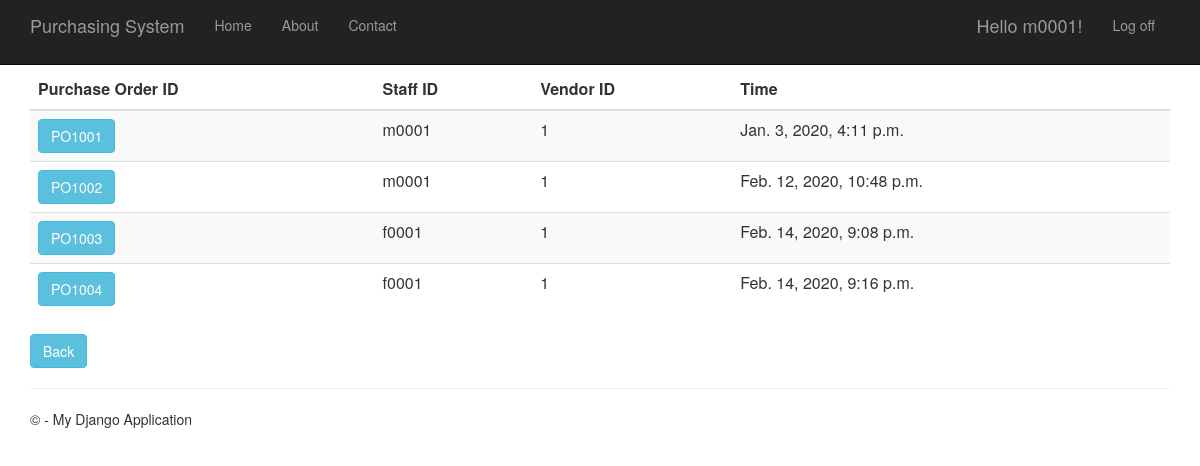
Page /purchaseorderhistory (signed in) on the committed database.
### PurchaseOrder/models.py (models this page shows, shortened)
class PurchaseOrder(models.Model):
    purchase_order_id = models.CharField(primary_key=True, max_length=10)
    shipping_instructions = models.TextField()
    time_created = models.DateTimeField()
    description = models.TextField(null=True,default=None, blank=True)
    total_price = models.DecimalField(max_digits=10, decimal_places=2, default=Decimal('0.00'))
    person_id = models.ForeignKey(Person)
    vendor_id = models.ForeignKey(Vendor)
    quotation_id = models.OneToOneField(Quotation)

### app/models.py (models this page shows, shortened)
class Person(models.Model):
    user_id = models.OneToOneField(User)
    person_id = models.CharField(primary_key=True, max_length=10)
    person_name = models.TextField()
    person_address = models.TextField()
    person_phone_number = models.TextField()
    person_role = models.TextField(default = 'EMPLOYEE')

class Vendor(models.Model):
    vendor_id = models.CharField(primary_key=True, max_length=10)
    vendor_name = models.TextField()
    vendor_phone_number = models.TextField()
    vendor_address = models.TextField()
    vendor_email = models.TextField()
    def __str__(self):
        return str(self.vendor_id)

### PurchaseOrder/views.py (the view)
# urls.py: url(r'^purchaseorderhistory', PurchaseOrder.views.purchaseorderhistory, name="purchase_order_history"),
def purchaseorderhistory(request):
    purchase_orders = PurchaseOrder.objects.all()
    context = {
            'title':'Purchase Order History',
            'rows':purchase_orders
        }
    return render(request,'PurchaseOrder/purchaseorderhistory.html',context)

### PurchaseOrder/templates/PurchaseOrder/purchaseorderhistory.html
{% extends "app/layout.html" %}
{% block content %}
<div class="purcahseorderhistory" >
    <form action="purchaseorderhistorydetails" method="GET">
        <table class="table table-striped">
          <thead>
            <tr>
              <th scope="col" class="fontlabel">Purchase Order ID</th>
              <th scope="col" class="fontlabel">Staff ID</th>
              <th scope="col" class="fontlabel">Vendor ID</th>
              <th scope="col" class="fontlabel">Time</th>
            </tr>
          </thead>
          <tbody>
              {% for r in rows %}
            <tr>
                 <td><button type="submit" name="po_id" value="{{r.purchase_order_id}}" class="btn btn-info" >{{r.purchase_order_id}}</button></td>
                 <td>{{r.person_id.person_id}}</td>
                 <td>{{r.vendor_id}}</td>
                 <td>{{r.time_created}}</td>
            </tr>
              {% endfor %}
          </tbody>
        </table>
    </form>
    <form action="menu">
        <div class="">
            <button type="submit" class="btn btn-info" >Back</button>
        </div>
    </form>
</div>
{% endblock %}

### app/templates/app/loginpartial.html (shortened to what this page needs)
{% if user.is_authenticated %}
<form id="logoutForm" action="/logout" method="post" class="navbar-right">
    <ul class="nav navbar-nav navbar-right">
        <li><span class="navbar-brand">Hello {{ user.username }}!</span></li>
        <li><a href="javascript:document.getElementById('logoutForm').submit()">Log off</a></li>
    </ul>
</form>
{% else %}
<ul class="nav navbar-nav navbar-right">
    <li><a href="{% url 'login' %}">Log in</a></li>
</ul>
{% endif %}

### app/static/app/content/site.css (style rules this page uses)
body { padding-top: 50px; padding-bottom: 20px; }

### rows in the picture
PurchaseOrder: purchase_order_id "PO1001", person_id.person_id "m0001", vendor_id "1", time_created "Jan. 3, 2020, 4:11 p.m."
PurchaseOrder: purchase_order_id "PO1002", person_id.person_id "m0001", vendor_id "1", time_created "Feb. 12, 2020, 10:48 p.m."
PurchaseOrder: purchase_order_id "PO1003", person_id.person_id "f0001", vendor_id "1", time_created "Feb. 14, 2020, 9:08 p.m."
PurchaseOrder: purchase_order_id "PO1004", person_id.person_id "f0001", vendor_id "1", time_created "Feb. 14, 2020, 9:16 p.m."

### other values in the picture
{{ user.username }} "m0001"
